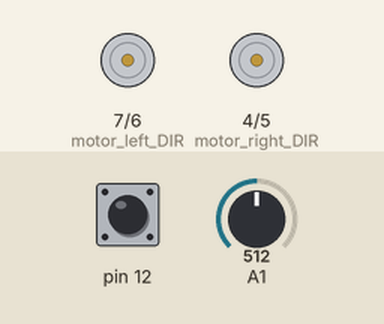
Simulated run of this sketch. Board: Arduino Uno, built with avr-gcc and run on an emulated ATmega328P. Parts: direction and speed pins drawn as motors (green arrow = direction pin HIGH = forward, orange = LOW = backward, longer = more drive). The inputs (shaded band) are chosen by the test bench; at power-on: pin 12 HIGH, A1 = 512.

Above: at 1.2 s.
1.3 s: pin 12 pulled LOW for 0.15 s
At 2.3 s:
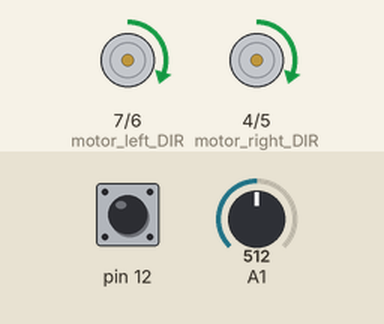
2.9 s: A1 set to 698
4.4 s: A1 set to 720
At 5.6 s:
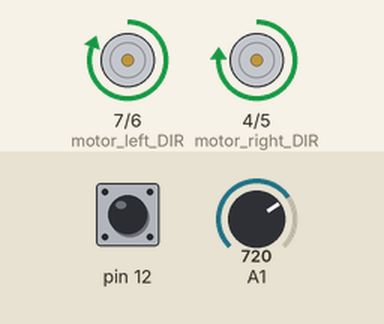
5.9 s: A1 set to 590
At 7.0 s:
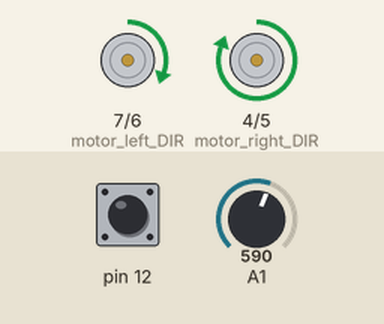
8.9 s: A1 set to 900
At 9.4 s:
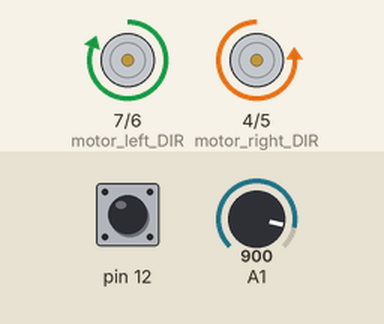
10.4 s: A1 set to 1023
At 11.6 s:
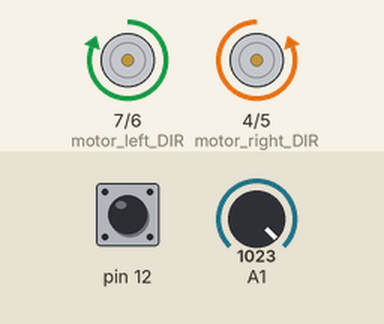
Timing chart, 0 to 12.9 s (numbered marks = the images above; inputs shaded):
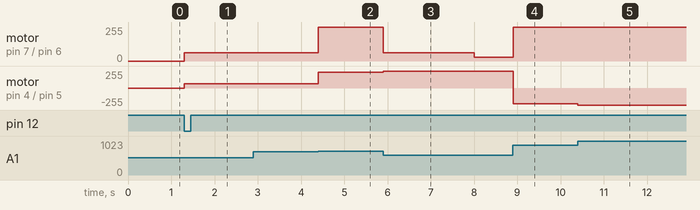

The sketch:

machinka.ino
```cpp
#define motor_right_DIR 4
#define motor_right_PWM 5
#define motor_left_DIR 7
#define motor_left_PWM 6
#define Sensor A1

int KP = 2.97;//коэффициент полученнный опытным путём
int SENSOR_VALUE = 710;//При этом значении с датчика машинка едет по линии и не ищет её
int SPD = 255;// Предельная скорость
int U = 0;//Переменная для поворота
int moment_out_of_line = 0;
int time_out_of_line = 2;

int button_read(int ButtonPin)
{
  int Data = digitalRead(ButtonPin);
  if (ButtonPin == 12) Data = !Data;
  return Data;
}
int line_sensor_read(int SensorPin)
{
  int Data = analogRead(SensorPin);
  return Data;
}

int timer()
{
  if (moment_out_of_line == 0)
  {
    moment_out_of_line = millis() / 1000;
  };
  return (millis() / 1000 - moment_out_of_line);
}

void InitMotors()  //инициализация моторов
{
  pinMode(motor_right_DIR, OUTPUT);
  pinMode(motor_right_PWM, OUTPUT);
  pinMode(motor_left_DIR, OUTPUT);
  pinMode(motor_left_PWM, OUTPUT);
}
void motors(int speed_right, int speed_left)
{
  if (speed_right > 255) speed_right = 255;
  if (speed_right < -255) speed_right = -255;
  if (speed_left > 255) speed_left = 255;
  if (speed_left < -255) speed_left = -255;
  if (speed_right > 0)
  {
    digitalWrite(motor_right_DIR, 1);
    analogWrite(motor_right_PWM, speed_right);
  } else {
    digitalWrite(motor_right_DIR, 0);
    analogWrite(motor_right_PWM, -speed_right);
  }
  if (speed_left > 0)
  {
    digitalWrite(motor_left_DIR, 1);
    analogWrite(motor_left_PWM, speed_left);
  } else
  {
    digitalWrite(motor_left_DIR, 0);
    analogWrite(motor_left_PWM, -speed_left);
  }
}

void inactive(), move_to_line(), move_along_line(), line_search();  // States

void (*statefunc)() = inactive;  // State pointer

void inactive()
{
  motors(0, 0);
  if (button_read(12))
  {
    statefunc = move_to_line;
  }
}

void move_to_line() //медленно двигаемся вперёд, надеясь найти линию
{
  motors(SPD / 4, SPD / 4);
  if ((line_sensor_read(Sensor) > SENSOR_VALUE)) //Если нашли, то двигаемся по линии
  {
    statefunc = move_along_line;
  }
}

void move_along_line()
{
  U = KP * (line_sensor_read(Sensor) - SENSOR_VALUE);
  motors(SPD - U, SPD + U);
  if ((line_sensor_read(Sensor) < 600))
  {
    timer();
  }
  else
  {
    moment_out_of_line = 0;
  }
  if (timer() > time_out_of_line)
  {
    statefunc = line_search;
    U = 30;
  }
}

void line_search()
{
  U = U + 0.5;
  motors(SPD, U);
  delay(10);
  if ((line_sensor_read(Sensor) > SENSOR_VALUE))
  {
    statefunc = move_along_line;
  }
  if (U == SPD)
  {
    statefunc = inactive;
    U = 0;
  }
}

void setup()
{
  pinMode(12, INPUT_PULLUP);
  InitMotors();
  Serial.begin(9600);
}

void loop()
{
  (*statefunc)();
}
```

Measured:
- the behaviour switches between 710 and 711 on A1 (found by bisection; images 1 and 2)
- after the input at 1.3 s, motor on pin 7 (motor_left_DIR) / pin 6 (motor_left_PWM), motor on pin 4 (motor_right_DIR) / pin 5 (motor_right_PWM): stopped → forward 63/255 at once
- after the input at 2.9 s, every drawn part: stays the same
- after the input at 4.4 s, motor on pin 7 (motor_left_DIR) / pin 6 (motor_left_PWM): forward 63/255 → forward 255/255 at once; motor on pin 4 (motor_right_DIR) / pin 5 (motor_right_PWM): forward 63/255 → forward 235/255 at once
- after the input at 5.9 s, motor on pin 7 (motor_left_DIR) / pin 6 (motor_left_PWM): forward 255/255 → forward 63/255 at once, → forward 30/255 2.1 s later; motor on pin 4 (motor_right_DIR) / pin 5 (motor_right_PWM): forward 235/255 → forward 255/255 at once
- after the input at 8.9 s, motor on pin 7 (motor_left_DIR) / pin 6 (motor_left_PWM): forward 30/255 → forward 255/255 at once; motor on pin 4 (motor_right_DIR) / pin 5 (motor_right_PWM): forward 255/255 → backward 235/255 at once
- after the input at 10.4 s, motor on pin 4 (motor_right_DIR) / pin 5 (motor_right_PWM): backward 235/255 → backward 255/255 at once
